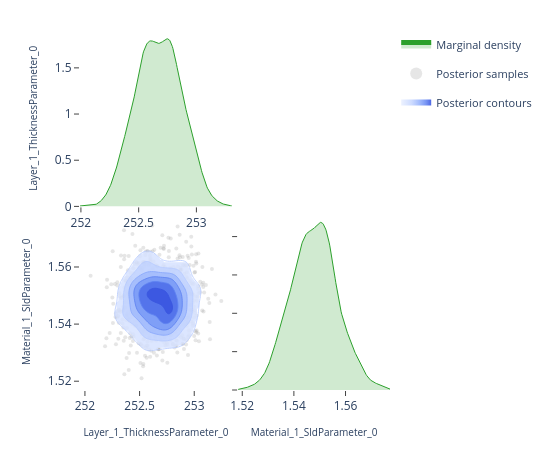

Notebook cell for this chart:
### Code cell
# ---- Pairwise focus: thickness vs SLD ---------------------------------------
# A 2-parameter corner plot zooms in on the joint posterior for a specific
# pair.  This is the same view the EasyReflectometryApp's "2D Heatmap"
# sub-tab uses to inspect parameter degeneracies.


params_of_interest = ['Layer_1_ThicknessParameter_0', 'Material_1_SldParameter_0']
idx = [posterior.param_names.index(p) for p in params_of_interest]
subset_draws = np.asarray(posterior.draws)[:, idx]

fig = plot_corner(subset_draws, params_of_interest)
fig.show()

### Figure 1 — Plotly figure (JSON) as saved in the notebook; plotly's stock layout.template omitted (floating-point values rounded to 4 significant figures; data arrays with more than 128 entries replaced by an {"elided": "..."} marker saying what was removed)
{"data": [{"fill": "tozeroy", "fillcolor": "rgba(44, 160, 44, 0.22)", "hoverinfo": "skip", "legendgroup": "marginal", "line": {"color": "rgb(44, 160, 44)", "width": 1}, "mode": "lines", "name": "Marginal density", "showlegend": true, "type": "scatter", "x": {"elided": "256 float values"}, "xaxis": "x", "y": {"elided": "256 float values"}, "yaxis": "y"}, {"hoverinfo": "skip", "legendgroup": "scatter", "marker": {"color": "rgba(140, 140, 140, 0.22)", "size": 4}, "mode": "markers", "name": "Posterior samples", "showlegend": true, "type": "scatter", "x": {"elided": "880 float values"}, "xaxis": "x3", "y": {"elided": "880 float values"}, "yaxis": "y3", "zorder": 0}, {"colorscale": [[0.0, "rgba(224, 233, 255, 0.62)"], [0.35, "rgba(183, 203, 255, 0.70)"], [0.6, "rgba(138, 169, 252, 0.78)"], [0.82, "rgba(96, 131, 242, 0.84)"], [1.0, "rgba(58, 86, 224, 0.90)"]], "connectgaps": false, "contours": {"coloring": "fill", "end": 73.33, "showlabels": false, "showlines": false, "size": 11.58, "start": 15.44}, "hoverinfo": "skip", "legendgroup": "contour", "name": "Posterior contours", "showlegend": true, "showscale": false, "type": "contour", "x": [252.0, 252.0, 252.0, 252.0, 252.1, 252.1, 252.1, 252.1, 252.1, 252.1, 252.2, 252.2, 252.2, 252.2, 252.2, 252.2, 252.3, 252.3, 252.3, 252.3, 252.3, 252.3, 252.4, 252.4, 252.4, 252.4, 252.4, 252.4, 252.5, 252.5, 252.5, 252.5, 252.5, 252.5, 252.6, 252.6, 252.6, 252.6, 252.6, 252.6, 252.7, 252.7, 252.7, 252.7, 252.7, 252.7, 252.8, 252.8, 252.8, 252.8, 252.8, 252.8, 252.9, 252.9, 252.9, 252.9, 252.9, 252.9, 253.0, 253.0, 253.0, 253.0, 253.0, 253.0, 253.1, 253.1, 253.1, 253.1, 253.1, 253.1, 253.2, 253.2, 253.2, 253.2, 253.2, 253.2, 253.3, 253.3, 253.3, 253.3], "xaxis": "x3", "y": [1.518, 1.519, 1.52, 1.521, 1.521, 1.522, 1.523, 1.524, 1.524, 1.525, 1.526, 1.527, 1.527, 1.528, 1.529, 1.53, 1.53, 1.531, 1.532, 1.533, 1.533, 1.534, 1.535, 1.536, 1.536, 1.537, 1.538, 1.538, 1.539, 1.54, 1.541, 1.541, 1.542, 1.543, 1.544, 1.544, 1.545, 1.546, 1.547, 1.547, 1.548, 1.549, 1.55, 1.55, 1.551, 1.552, 1.553, 1.553, 1.554, 1.555, 1.556, 1.556, 1.557, 1.558, 1.559, 1.559, 1.56, 1.561, 1.562, 1.562, 1.563, 1.564, 1.565, 1.565, 1.566, 1.567, 1.568, 1.568, 1.569, 1.57, 1.571, 1.571, 1.572, 1.573, 1.574, 1.574, 1.575, 1.576, 1.576, 1.577], "yaxis": "y3", "z": {"elided": "80x80 float values"}, "zmax": 73.33, "zmin": 15.44, "zorder": 1}, {"colorscale": [[0.0, "rgba(183, 203, 255, 0.94)"], [0.35, "rgba(183, 203, 255, 0.94)"], [0.35, "rgba(138, 169, 252, 0.95)"], [0.6, "rgba(138, 169, 252, 0.95)"], [0.6, "rgba(96, 131, 242, 0.96)"], [0.82, "rgba(96, 131, 242, 0.96)"], [0.82, "rgba(58, 86, 224, 0.98)"], [1.0, "rgba(58, 86, 224, 0.98)"]], "contours": {"coloring": "lines", "end": 73.33, "showlabels": false, "size": 11.58, "start": 15.44}, "hoverinfo": "skip", "legendgroup": "contour", "line": {"width": 0.9}, "showlegend": false, "showscale": false, "type": "contour", "x": [252.0, 252.0, 252.0, 252.0, 252.1, 252.1, 252.1, 252.1, 252.1, 252.1, 252.2, 252.2, 252.2, 252.2, 252.2, 252.2, 252.3, 252.3, 252.3, 252.3, 252.3, 252.3, 252.4, 252.4, 252.4, 252.4, 252.4, 252.4, 252.5, 252.5, 252.5, 252.5, 252.5, 252.5, 252.6, 252.6, 252.6, 252.6, 252.6, 252.6, 252.7, 252.7, 252.7, 252.7, 252.7, 252.7, 252.8, 252.8, 252.8, 252.8, 252.8, 252.8, 252.9, 252.9, 252.9, 252.9, 252.9, 252.9, 253.0, 253.0, 253.0, 253.0, 253.0, 253.0, 253.1, 253.1, 253.1, 253.1, 253.1, 253.1, 253.2, 253.2, 253.2, 253.2, 253.2, 253.2, 253.3, 253.3, 253.3, 253.3], "xaxis": "x3", "y": [1.518, 1.519, 1.52, 1.521, 1.521, 1.522, 1.523, 1.524, 1.524, 1.525, 1.526, 1.527, 1.527, 1.528, 1.529, 1.53, 1.53, 1.531, 1.532, 1.533, 1.533, 1.534, 1.535, 1.536, 1.536, 1.537, 1.538, 1.538, 1.539, 1.54, 1.541, 1.541, 1.542, 1.543, 1.544, 1.544, 1.545, 1.546, 1.547, 1.547, 1.548, 1.549, 1.55, 1.55, 1.551, 1.552, 1.553, 1.553, 1.554, 1.555, 1.556, 1.556, 1.557, 1.558, 1.559, 1.559, 1.56, 1.561, 1.562, 1.562, 1.563, 1.564, 1.565, 1.565, 1.566, 1.567, 1.568, 1.568, 1.569, 1.57, 1.571, 1.571, 1.572, 1.573, 1.574, 1.574, 1.575, 1.576, 1.576, 1.577], "yaxis": "y3", "z": {"elided": "80x80 float values"}, "zmax": 73.33, "zmin": 15.44, "zorder": 2}, {"fill": "tozeroy", "fillcolor": "rgba(44, 160, 44, 0.22)", "hoverinfo": "skip", "legendgroup": "marginal", "line": {"color": "rgb(44, 160, 44)", "width": 1}, "mode": "lines", "name": "Marginal density", "showlegend": false, "type": "scatter", "x": {"elided": "256 float values"}, "xaxis": "x4", "y": {"elided": "256 float values"}, "yaxis": "y4"}], "layout": {"height": 450, "legend": {"font": {"size": 11}, "itemsizing": "constant", "orientation": "v", "x": 1.02, "xanchor": "left", "y": 1.0, "yanchor": "top"}, "margin": {"b": 60, "l": 80, "r": 160, "t": 30}, "plot_bgcolor": "white", "showlegend": true, "width": 550, "xaxis": {"anchor": "y", "domain": [0.0, 0.49], "showgrid": false, "ticks": "outside", "zeroline": false}, "xaxis2": {"anchor": "y2", "domain": [0.51, 1.0], "showgrid": false, "ticks": "outside", "visible": false, "zeroline": false}, "xaxis3": {"anchor": "y3", "domain": [0.0, 0.49], "showgrid": false, "ticks": "outside", "title": {"font": {"size": 10}, "text": "Layer_1_ThicknessParameter_0"}, "zeroline": false}, "xaxis4": {"anchor": "y4", "domain": [0.51, 1.0], "showgrid": false, "ticks": "outside", "title": {"font": {"size": 10}, "text": "Material_1_SldParameter_0"}, "zeroline": false}, "yaxis": {"anchor": "x", "domain": [0.51, 1.0], "showgrid": false, "ticks": "outside", "title": {"font": {"size": 10}, "text": "Layer_1_ThicknessParameter_0"}, "zeroline": false}, "yaxis2": {"anchor": "x2", "domain": [0.51, 1.0], "showgrid": false, "ticks": "outside", "visible": false, "zeroline": false}, "yaxis3": {"anchor": "x3", "domain": [0.0, 0.49], "showgrid": false, "ticks": "outside", "title": {"font": {"size": 10}, "text": "Material_1_SldParameter_0"}, "zeroline": false}, "yaxis4": {"anchor": "x4", "domain": [0.0, 0.49], "showgrid": false, "showticklabels": false, "ticks": "outside", "zeroline": false}}}
